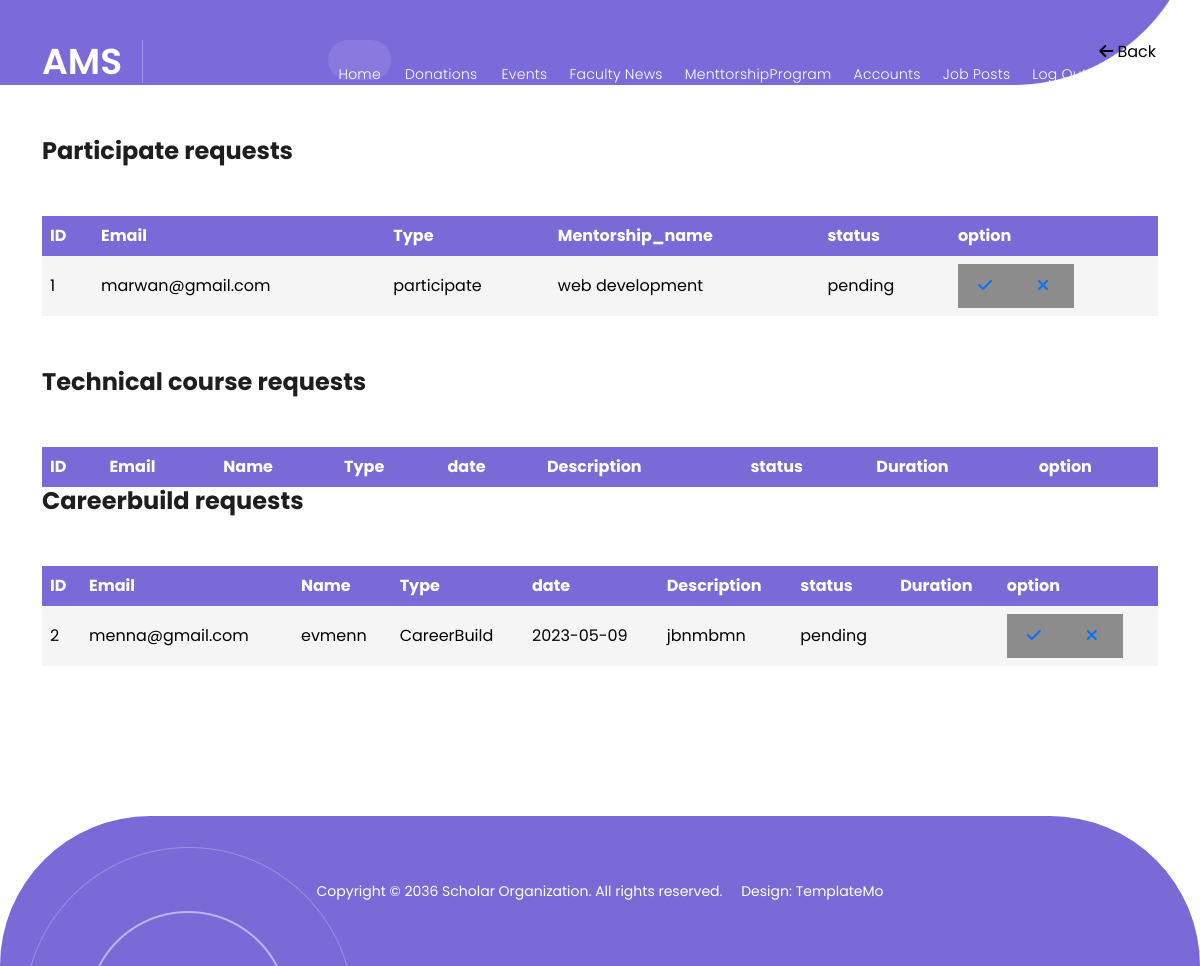
The app's page /View/admin/mentorship_requests.php with its own data.
### tables this page shows
CREATE TABLE `requesttomentorship` (
  `ID` int(11) NOT NULL,
  `Email` varchar(50) NOT NULL,
  `Name` varchar(50) NOT NULL,
  `Type` varchar(50) NOT NULL,
  `date` date NOT NULL,
  `Description` varchar(50) NOT NULL,
  `status` varchar(50) NOT NULL DEFAULT 'pending',
  `Duration` varchar(50) NOT NULL
);

### Controller/database.php (called while the page is built, shortened)
<?php
class database {
     public $con;
     public function __construct()
     {
          $this->con = mysqli_connect("localhost", "root", "", "ams");
     }
     public function select_where($table_name, $where_condition)
     {
          $condition = '';
          $array = array();
          foreach($where_condition as $key => $value)
          {
               $condition .= $key . " = '".$value."' AND ";
          }
          $condition = substr($condition, 0, -5);
          $query = "SELECT * FROM `".$table_name."` WHERE " . $condition;
          $result = mysqli_query($this->con, $query);
          while($row = mysqli_fetch_array($result))
          {
               $array[] = $row;
          }
          return $array;
     }
}

### Controller/admin/mentorshipRequestHandler.php (the view, shortened to what this page needs)
<?php
class MentorshipRequestHandler{
    public function getAllPlanCareerbuildRequests(){
        $db = new database;
        $where = array('Type'=> 'Careerbuild',
        'status'=>'pending');
        $post_data = $db->select_where('requesttomentorship',$where);
            foreach($post_data as $post) {
              echo '<tr>';
              echo '<td>' . $post["ID"] . '</td>';
              echo '<td>' . $post["Email"] . '</td>';
              echo '<td>' . $post["Name"] . '</td>';
              echo '<td>' . $post["Type"] . '</td>';
              echo '<td>' . $post["date"] . '</td>';
              echo '<td>' . $post["Description"] . '</td>';
              echo '<td>' . $post["status"] . '</td>';
              echo '<td>' . $post["Duration"] . '</td>';
              echo '<td>';
              echo '<button class="yes-button"><a href="mentorship_planning.php?email=' . $post["Email"] . '&id=' . $post["ID"]. '&name=' . $post["Name"] .'&type=' .$post["Type"]. '&description=' . $post["Description"] . '&date=' . $post["date"] . '&duration=' . $post["Duration"]. '" class="update"><i class="fas fa-check"></i></a></button>';
              echo '<button class="no-button"><a href="#" id="' . $post["ID"] . '" class="Careerbuild_delete"><i class="fas fa-times"></i> </button>';
              echo '</td>';
              echo '</tr>';
            }
        }
    public function getAllParticipateRequests(){
        $db = new database;
        $where = array('Type'=> 'participate','status'=>'pending');
        $post_data = $db->select_where('requesttomentorship',$where);
            foreach($post_data as $post) {
              echo '<tr>';
              echo '<td>' . $post["ID"] . '</td>';
              echo '<td>' . $post["Email"] . '</td>';
              echo '<td>' . $post["Type"] . '</td>';
              echo '<td>' . $post["Name"] . '</td>';
              echo '<td>' . $post["status"] . '</td>';
              echo '<td>';
              echo '<button class="yes-button"><a href="#" id="' . $post["ID"] . '" class="accept_participation_request"><i class="fas fa-check"></i> </button>';
              echo '<button class="no-button"><a href="#" id="' . $post["ID"] . '" class="participation_delete"><i class="fas fa-times"></i> </button>';
              echo '</td>';
              echo '</tr>';
            }
        }
}
?>

### View/assets/css/templatemo-scholar.css (style rules this page uses)
html, body, div, span, applet, object, iframe, h1, h2, h3, h4, h5, h6, p, blockquote, div pre, a, abbr, acronym, address, big, cite, code, del, dfn, em, font, img, ins, kbd, q, s, samp, small, strike, strong, sub, sup, tt, var, b, u, i, center, dl, dt, dd, ol, ul, li, figure, header, nav, section, article, aside, footer, figcaption { margin: 0; padding: 0; border: 0; outline: 0; }
* { box-sizing: border-box; }
html, body { font-family: 'Poppins', sans-serif; -ms-text-size-adjust: 100%; -webkit-font-smoothing: antialiased; -moz-osx-font-smoothing: grayscale; }
a { text-decoration: none !important; }
html, body { font-family: 'Poppins', sans-serif; }
body { overflow-x: hidden; }

### View/assets/css/admin/admin.css (style rules this page uses)
html, body, div, span, applet, object, iframe, h1, h2, h3, h4, h5, h6, p, blockquote, div pre, a, abbr, acronym, address, big, cite, code, del, dfn, em, font, img, ins, kbd, q, s, samp, small, strike, strong, sub, sup, tt, var, b, u, i, center, dl, dt, dd, ol, ul, li, figure, header, nav, section, article, aside, footer, figcaption { margin: 0; padding: 0; border: 0; outline: 0; }
* { box-sizing: border-box; }
html, body { font-family: 'Poppins', sans-serif; -ms-text-size-adjust: 100%; -webkit-font-smoothing: antialiased; -moz-osx-font-smoothing: grayscale; }
a { text-decoration: none !important; }
html, body { font-family: 'Poppins', sans-serif; }
th, td { text-align: left; padding: 8px; background-color: #F5F5F5; color: #000; border-color: #000; }
body { overflow-x: hidden; }

### View/admin/mentorship_requests.php (style rules this page uses)
.yes-button, .no-button { background-color: #8c8c8c; color: #fff; border: none; padding: 10px 20px; font-size: 16px; font-weight: bold; cursor: pointer; transition: background-color 0.3s ease; }
.yes-button i, .no-button i { margin-right: 5px; }

### records on screen
requesttomentorship: ID "1", Email "marwan@gmail.com", Type "participate", Name "web development", status "pending"
requesttomentorship: ID "2", Email "menna@gmail.com", Name "evmenn", Type "CareerBuild", date "2023-05-09", Description "jbnmbmn", status "pending"
